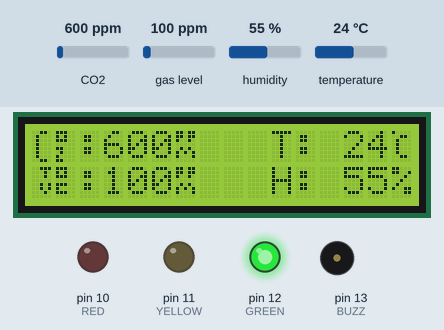
Recording of a sketch running on a simulated Arduino Uno, built with avr-gcc and run on an emulated ATmega328P. Parts: 16×2 character LCD, output pins drawn as LEDs (lit = HIGH), buzzer (waves = sounding, pin HIGH). The test bench sets the inputs (shaded band); at power-on: CO2 600 ppm, gas level 100 ppm, humidity 55 %, temperature 24 °C. Pins used as bus, display or sensor lines are not drawn; what the sketch prints to the serial monitor is not drawn.

Above: at 2.1 s.
2.2 s: CO2 set to 954 ppm
At 3.8 s:
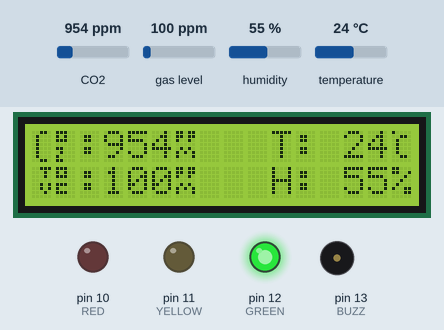
4.2 s: CO2 set to 1024 ppm
At 5.3 s:
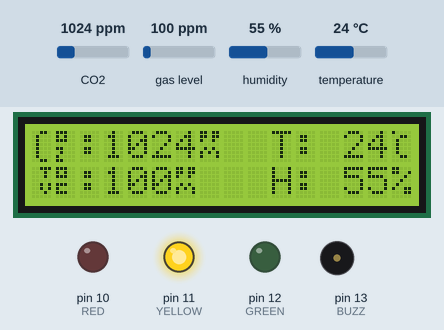
5.8 s: CO2 set to 1979 ppm
At 6.9 s:
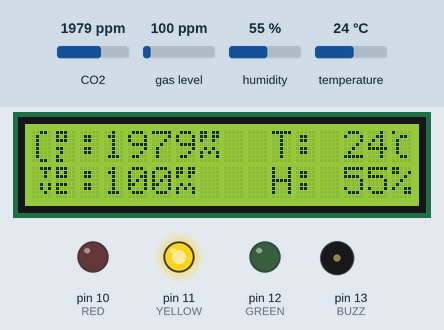
7.5 s: CO2 set to 2046 ppm
At 8.4 s:
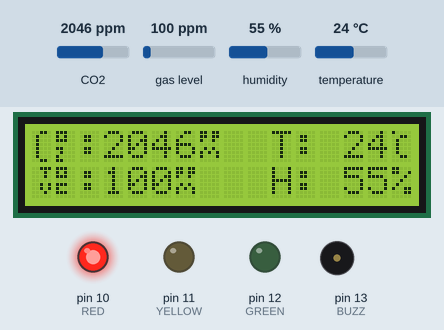
9.2 s: gas level set to 20 ppm
At 9.9 s:
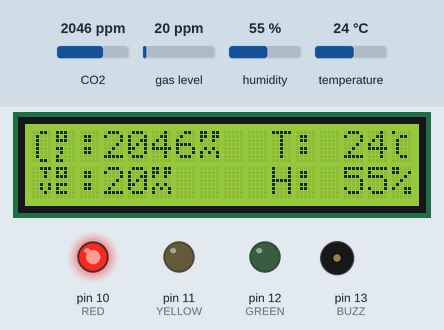
10.9 s: humidity set to 22 %
At 11.4 s:
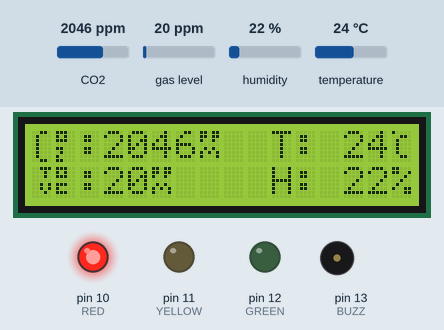
Timing chart, 0 to 13.5 s (numbered marks = the images above; inputs shaded):
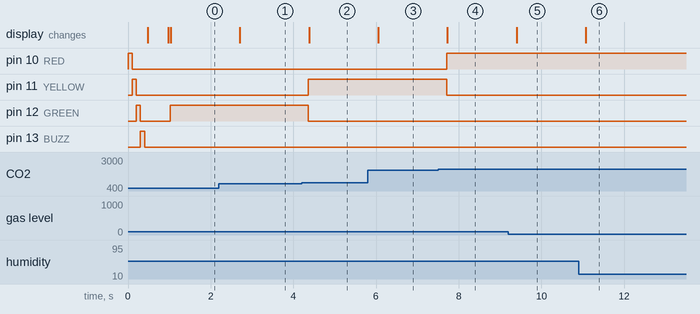

The sketch:

AirQ.ino
```cpp
/*
   Reference CO2 Values (https://www.kane.co.uk/knowledge-centre/what-are-safe-levels-of-co-and-co2-in-rooms)

   250-400ppm   Normal background concentration in outdoor ambient air
   400-1,000ppm  Concentrations typical of occupied indoor spaces with good air exchange
   1,000-2,000ppm  Complaints of drowsiness and poor air.
   2,000-5,000 ppm   Headaches, sleepiness and stagnant, stale, stuffy air. Poor concentration, loss of attention, increased heart rate and slight nausea may also be present.
   5,000   Workplace exposure limit (as 8-hour TWA) in most jurisdictions.
   >40,000 ppm   Exposure may lead to serious oxygen deprivation resulting in permanent brain damage, coma, even death.
*/
#include <Adafruit_CCS811.h>
#include <ClosedCube_HDC1080.h>
#include <LiquidCrystal.h>
#include <avr/wdt.h>

#define CO2_PPM_BUZZ 3000
#define CO2_PPM_RED 2000
#define CO2_PPM_YELLOW 1000
#define RED 10
#define YELLOW 11
#define GREEN 12
#define BUZZ 13

LiquidCrystal lcd(2, 3, 5, 6, 7, 8); //RS,E,D4,D5,D6,D7
ClosedCube_HDC1080 hdc1080;
Adafruit_CCS811 ccs;

int co2ppm;
int tvocppm;
float temp;
float hum;
bool error;
bool ledState;

byte warnHalf1[8] = {
  0b00001,
  0b00010,
  0b00101,
  0b00101,
  0b01000,
  0b01001,
  0b10000,
  0b11111
};

byte warnHalf2[8] = {
  0b10000,
  0b01000,
  0b10100,
  0b10100,
  0b00010,
  0b10011,
  0b00001,
  0b11111
};

byte tv[] = {
  B00111,
  B00010,
  B00010,
  B00000,
  B00101,
  B00101,
  B00010,
  B00000
};

byte oc[] = {
  B11100,
  B10100,
  B11100,
  B00000,
  B11100,
  B10000,
  B11100,
  B00000
};


byte c[] = {
  B00110,
  B01000,
  B01000,
  B01000,
  B01000,
  B01000,
  B01000,
  B00110
};

byte o[] = {
  B11100,
  B10100,
  B11100,
  B00000,
  B11000,
  B01000,
  B10000,
  B11000
};

byte ppm[] = {
  B11011,
  B11011,
  B10010,
  B00000,
  B01010,
  B10101,
  B10001,
  B00000
};

byte degC[] = {
  B10000,
  B00110,
  B01000,
  B01000,
  B01000,
  B01000,
  B00110,
  B00000
};

void setup() {
  // put your setup code here, to run once:
  Serial.begin(9600);
  pinMode(RED, OUTPUT);
  pinMode(YELLOW, OUTPUT);
  pinMode(GREEN, OUTPUT);
  pinMode(BUZZ, OUTPUT);

  digitalWrite(RED, HIGH);
  delay(100);
  digitalWrite(RED, LOW);
  digitalWrite(YELLOW, HIGH);
  delay(100);
  digitalWrite(YELLOW, LOW);
  digitalWrite(GREEN, HIGH);
  delay(100);
  digitalWrite(GREEN, LOW);
  digitalWrite(BUZZ, HIGH);
  delay(100);
  digitalWrite(BUZZ, LOW);

  lcd.begin(16, 2);
  lcd.createChar(0, warnHalf1);
  lcd.createChar(1, warnHalf2);

  lcd.createChar(2, tv);
  lcd.createChar(3, oc);

  lcd.createChar(4, c);
  lcd.createChar(5, o);

  lcd.createChar(6, ppm);
  lcd.createChar(7, degC);

  lcd.setCursor(0, 0);
  Serial.print(F("CCS811: "));
  lcd.print(F("CCS811: "));
  if (!ccs.begin()) {
    Serial.println(F("ERROR"));
    lcd.print(F("ERROR"));
    error = true;
  }
  else {
    while (!ccs.available());
    Serial.println(F("OK"));
    lcd.print(F("OK"));
  }

  lcd.setCursor(0, 1);
  lcd.print(F("HDC1080: "));
  Serial.print(F("HDC1080: "));
  hdc1080.begin(0x40);
  Wire.beginTransmission(0x40);
  if (Wire.endTransmission(0x40) != 0) {
    Serial.println(F("ERROR"));
    lcd.print(F("ERROR"));
    error = true;
  }
  else {
    Serial.println(F("OK"));
    lcd.print(F("OK"));
  }

  if (error) {
    tone(BUZZ, 1500, 500);
    tone(BUZZ, 1000, 500);
    tone(BUZZ, 500, 500);
    noTone(BUZZ);
  }

  while (error) {
    digitalWrite(RED, LOW);
    digitalWrite(YELLOW, LOW);
    digitalWrite(GREEN, LOW);
    delay(500);
    digitalWrite(RED, HIGH);
    digitalWrite(YELLOW, HIGH);
    digitalWrite(GREEN, LOW);
    delay(500);
  }

  delay(500);
  lcd.clear();
  wdt_enable(WDTO_8S);
}

void readSens() {
  Wire.beginTransmission(0x40);
  if (Wire.endTransmission(0x40)) {
    Serial.println(F("HDC1080 ERROR"));
    error = true;
  }
  else {
    temp = hdc1080.readTemperature();
  }

  Wire.beginTransmission(0x40);
  if (Wire.endTransmission(0x40)) {
    Serial.println(F("HDC1080 ERROR"));
    error = true;
  }
  else {
    hum = hdc1080.readHumidity();
  }

  if (!ccs.checkError()) {
    int wait;
    while (!ccs.available()) {
      wait++;
      delay(1);
      if (wait >= 1000) {
        break;
      }
    };
    wait = 0;
    while (ccs.readData()) {
      wait++;
      delay(1);
      if (wait >= 1000) {
        break;
      }
    };
    ccs.setEnvironmentalData(hum, temp);
    co2ppm = ccs.geteCO2();
    tvocppm = ccs.getTVOC();
  }
  else {
    Serial.println(F("CCS811 ERROR"));
    error = true;
  }
}

void setLights() {
  if (error) {
    digitalWrite(RED, ledState);
    digitalWrite(YELLOW, ledState);
    digitalWrite(GREEN, LOW);
    error = false;
    ledState = !ledState;
    return;
  }

  if (co2ppm < CO2_PPM_YELLOW) {
    digitalWrite(GREEN, HIGH);
    digitalWrite(YELLOW, LOW);
    digitalWrite(RED, LOW);
    digitalWrite(BUZZ, LOW);
    noTone(BUZZ);
  }

  if (co2ppm > CO2_PPM_YELLOW) {
    digitalWrite(GREEN, LOW);
    digitalWrite(YELLOW, HIGH);
    digitalWrite(RED, LOW);
    digitalWrite(BUZZ, LOW);
    noTone(BUZZ);
  }

  if (co2ppm > CO2_PPM_RED) {
    digitalWrite(GREEN, LOW);
    digitalWrite(YELLOW, LOW);
    digitalWrite(RED, HIGH);
    digitalWrite(BUZZ, LOW);
    noTone(BUZZ);
  }

  if (co2ppm > CO2_PPM_BUZZ) {
    digitalWrite(GREEN, LOW);
    digitalWrite(YELLOW, LOW);
    if (ledState) {
      digitalWrite(RED, LOW);
      tone(BUZZ, 1480);
      ledState = !ledState;
    }
    else {
      digitalWrite(RED, HIGH);
      tone(BUZZ, 1568);
      ledState = !ledState;
    }
  }

}

void setDisplay() {
  lcd.createChar(0, warnHalf1);
  lcd.createChar(1, warnHalf2);

  lcd.createChar(2, tv);
  lcd.createChar(3, oc);

  lcd.createChar(4, c);
  lcd.createChar(5, o);

  lcd.createChar(6, ppm);
  lcd.createChar(7, degC);


  if (error) {
    lcd.clear();
    lcd.home();
    lcd.write(byte(0));
    lcd.write(byte(1));
    lcd.print(" Sensor Error");
    return;
  }
  lcd.clear();

  lcd.setCursor(0, 0);
  //lcd.print("CO2: ");
  lcd.write(byte(4));
  lcd.write(byte(5));
  lcd.print(":");
  lcd.print(co2ppm);
  //lcd.print("ppm");
  lcd.write(byte(6));

  lcd.setCursor(0, 1);
  //lcd.print("TVOC: ");
  lcd.write(byte(2));
  lcd.write(byte(3));
  lcd.print(":");
  lcd.print(tvocppm);
  //lcd.print("ppm");
  lcd.write(byte(6));

  lcd.setCursor(10, 0);
  lcd.print("T: ");
  lcd.print((int)temp);
  //lcd.print("°C");
  lcd.write(byte(7));

  lcd.setCursor(10, 1);
  lcd.print("H: ");
  lcd.print((int)hum);
  lcd.print("%");
}

void printSens() {
  if (error) {
    Serial.println("Sensor Error");
    return;
  }
  Serial.print("CO2: ");
  Serial.print(co2ppm);
  Serial.println("ppm");

  Serial.print("TVOC: ");
  Serial.print(tvocppm);
  Serial.println("ppm");

  Serial.print("T: ");
  Serial.print(temp);
  Serial.println("°C");

  Serial.print("H: ");
  Serial.print(hum);
  Serial.println("%");
}

void loop() {
  readSens();
  wdt_reset();
  setLights();
  wdt_reset();
  setDisplay();
  wdt_reset();
  printSens();
  wdt_reset();
  delay(500);
  wdt_reset();
}
```

Measured:
- the behaviour switches between 1000 and 1001 ppm on CO2 (found by bisection; images 1 and 2)
- the behaviour switches between 2000 and 2001 ppm on CO2 (found by bisection; images 3 and 4)
- after the input at 2.2 s, the display: changes after 0.51 s (image 1)
- after the input at 4.2 s, pin 11 (YELLOW): LOW → HIGH after 0.16 s; pin 12 (GREEN): HIGH → LOW after 0.16 s; the display: changes after 0.18 s (image 2)
- after the input at 5.8 s, the display: changes after 0.25 s (image 3)
- after the input at 7.5 s, pin 10 (RED): LOW → HIGH after 0.21 s; pin 11 (YELLOW): HIGH → LOW after 0.21 s; the display: changes after 0.23 s (image 4)
- after the input at 9.2 s, the display: changes after 0.20 s (image 5)
- after the input at 10.9 s, the display: changes after 0.17 s (image 6)
